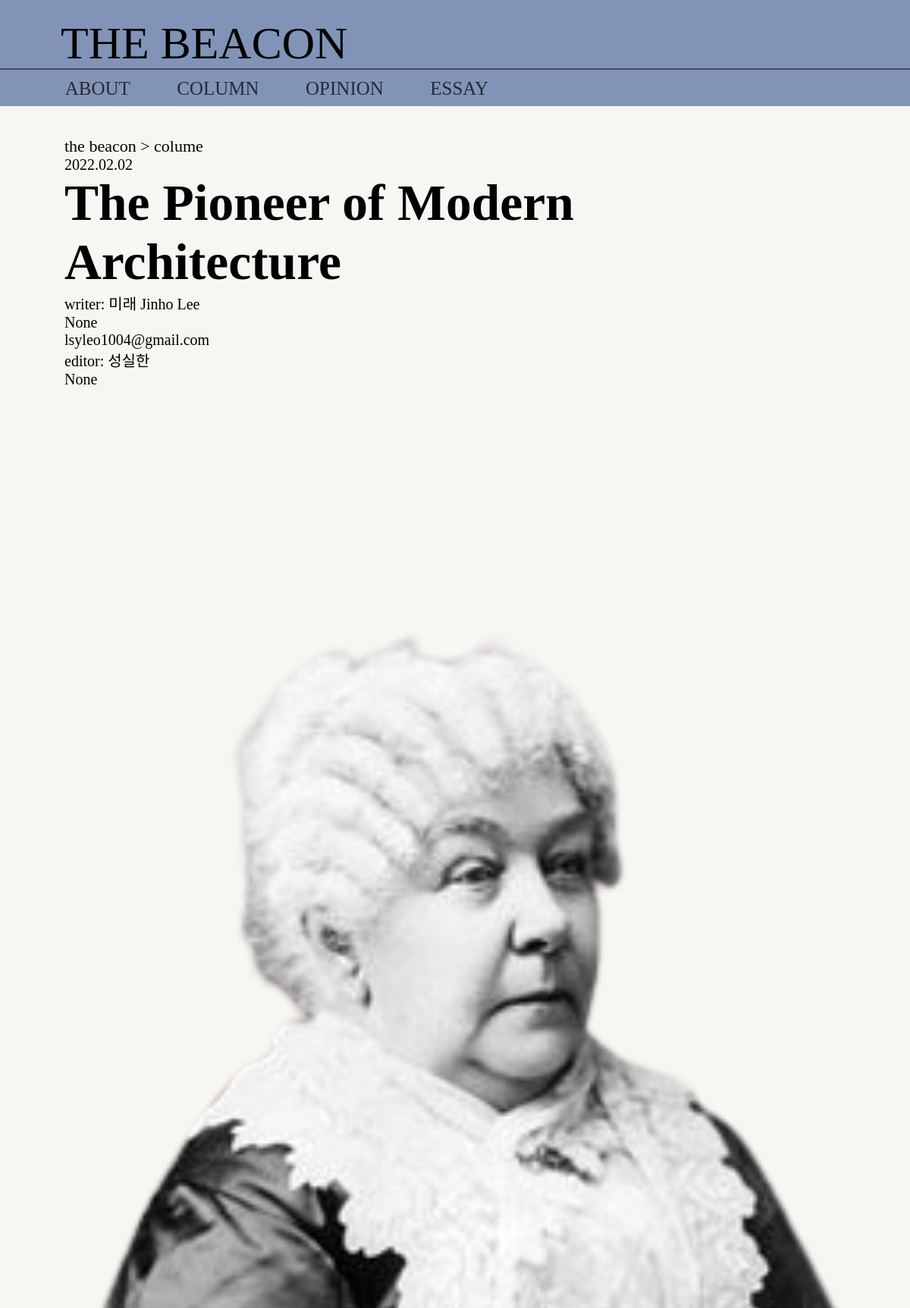
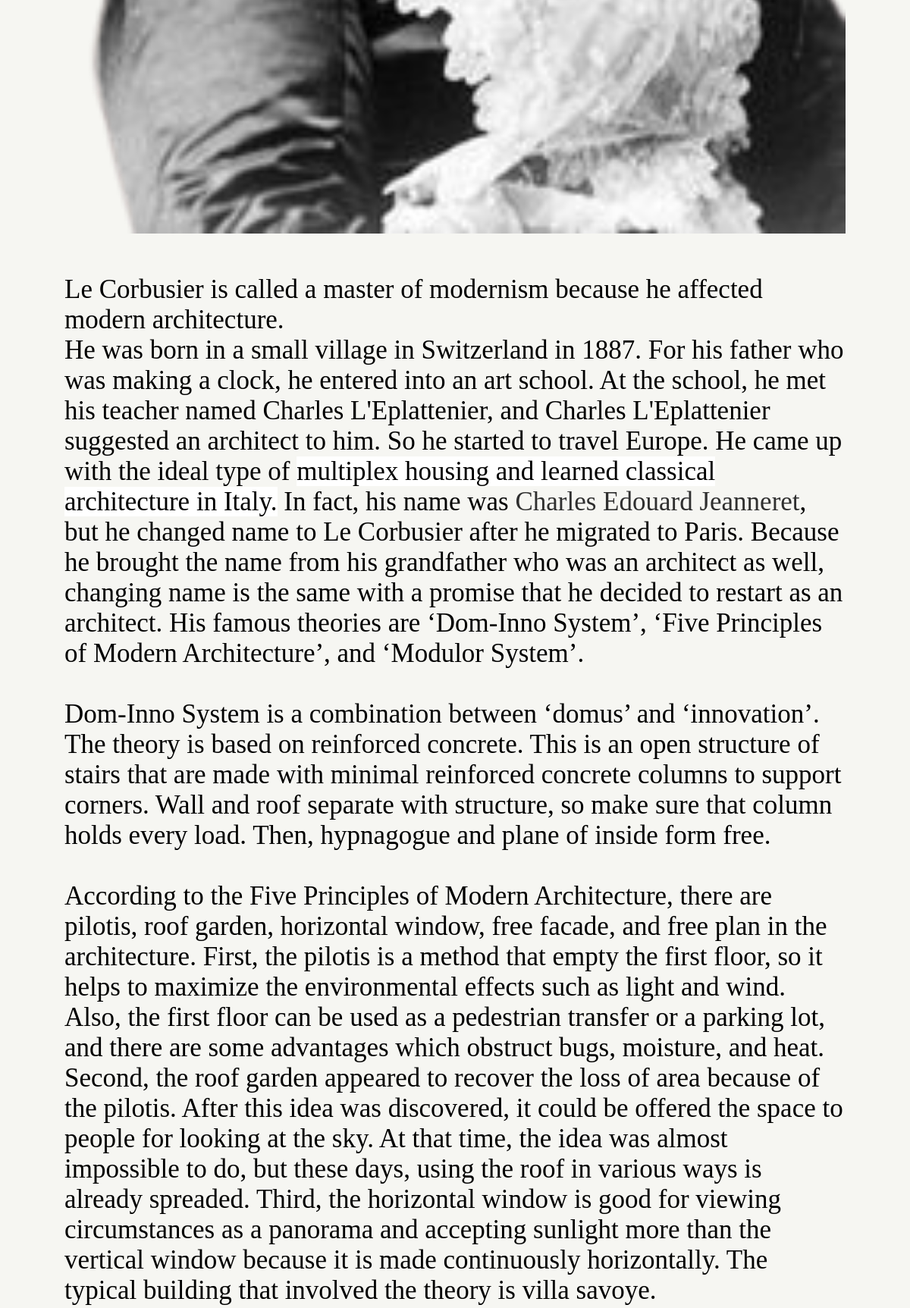
The app's page /article/1 (upper part) with its own data (2 pictures, top to bottom).
### journalist/models.py (models this page shows, shortened)
class Post(models.Model):
    title = models.CharField(max_length=255, blank=True)
    snippet = models.CharField(max_length=100, null=True, blank=True)
    author = models.ForeignKey(Journalist, related_name='post_author', on_delete=models.CASCADE)
    editor = models.ForeignKey(Journalist, related_name='post_editor', on_delete=models.CASCADE, null=True)
    thumbnail = models.ImageField(upload_to='images/', null=True)
    content = RichTextUploadingField(blank=True, null=True)
    post_date = models.DateField(auto_now_add=True)
    category = models.ForeignKey(Category, null=True, related_name='category', on_delete=models.SET_NULL)

class Journalist(models.Model):
    user = models.ForeignKey(User, on_delete=models.CASCADE)
    dream_name = models.CharField(max_length=10, null=True)
    eng_name = models.CharField(max_length=16, null=True)
    bio = models.TextField(max_length=255, null=True, blank=True)

### client/views.py (the view)
# urls.py: path('article/<int:article_id>', views.article, name='article')
def article(request, article_id):
    context = {
        'post': Post.objects.get(pk=article_id),
    }
    return render(request, 'article.html', context)

### client/templates/article.html (shortened to what this page needs)
{% extends 'base.html' %}
{% load static %}
{% block content %}
<main class="content">
        <article>
            <div class="article">
                <div class="arti_nav">
                    <a href="index.html">the beacon</a> >
                    <a href="abount.html">colume</a>
                </div>
                <div class="arti_date">
                    2022.02.02
                </div>
                <div class="arti_title">
                    <h1>{{ post.title }}</h1>
                </div>
                <div class="writer_info">
                    <p>writer: <span>{{ post.author.dream_name }} {{ post.author.user.first_name }} {{ post.author.user.last_name }}
                            <br>{{post.author.eng_name}}
                            <br>{{post.author.user.email}}
                        </span>
                    </p>
                    <p>editor: <span>{{ post.editor.dream_name }} {{ post.editor.user.first_name }} {{ post.editor.user.last_name }}
                            <br>{{post.editor.eng_name}}
                            <br>{{post.editor.user.email}}
                        </span>
                    </p>
                    <br><br>
                </div>
                <div class="arti_picture">
                    <img src="{{ post.thumbnail.url }}">
                </div>
                <div class="main_text">
                    {{ post.content | safe}}
                </div>
            </div>
        </article>
</main>
{% endblock %}

### client/static/css/style.css (style rules this page uses)
* { font-family:'Times New Roman', Times, serif; list-style: none; text-decoration: none; border-collapse: collapse; margin:0px; padding:0px; color:black; }
.wrap { width: 100%; height: auto; background-color: rgb(246, 246, 242); }
.content { height: auto; width: 100%; }
.article { padding: 40px 85px 50px 85px; }
.arti_nav { font-size: 22px; }
.arti_date { font-size: 20px; }
.arti_title { font-size: 45px; }
.arti_picture>img { width: 100%; }
.writer_info { font-size: 20px; }
.main_text { font-size: 35px; margin-top: 50px; }

### records on screen
Post: title "The Pioneer of Modern Architecture", author.dream_name "미래", author.user.first_name "Jinho", author.user.last_name "Lee", author.eng_name "None", author.user.email "lsyleo1004@gmail.com", editor.dream_name "성실한", editor.eng_name "None", thumbnail (picture), content "Le Corbusier is called a master of modernism because he affected modern architecture. He was born in a small village in Switzerland in 1887. For his father who was making a clock, he entered into an art school. At the school, he met his teacher named Charles L'Eplattenier, and Charles L'Eplattenier suggested an architect to him. So he started to travel Europe. He came up with the ideal type of multiplex housing and learned classical architecture in Italy. In fact, his name was Charles Edouard Jeanneret , but he changed name to Le Corbusier after he migrated to Paris. Because he brought the name from his grandfather who was an architect as well, changing name is the same with a promise that…"
